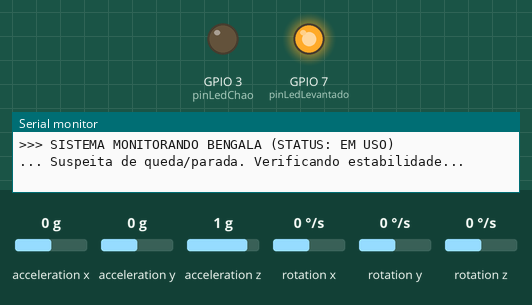
The sketch below on a simulated ESP32-S3. Shown: output pins drawn as LEDs (lit = HIGH), the last lines printed to the serial monitor. The inputs (shaded band) are chosen by the test bench; at power-on: acceleration x 0 g, acceleration y 0 g, acceleration z 1 g, rotation x 0 °/s, rotation y 0 °/s, rotation z 0 °/s.

Above: at 1.2 s.
1.3 s: acceleration x set to -1.4 g
At 3.39 s:
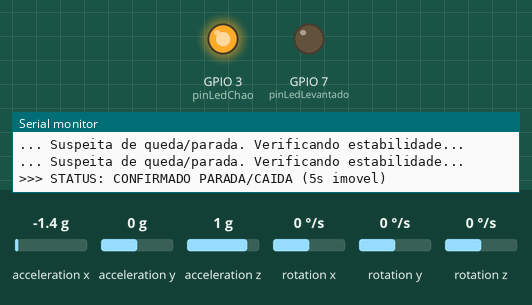
4.3 s: acceleration x set to -0.8 g
7.3 s: acceleration x set to 0 g
10.3 s: acceleration y set to -1.4 g
At 11.6 s:
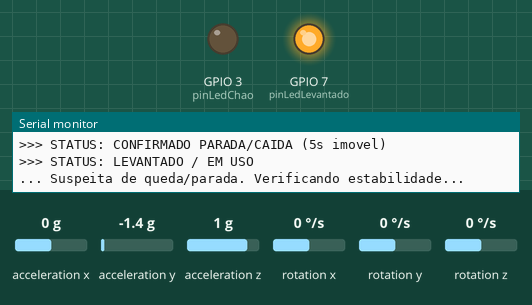
Timing chart, 0 to 13.9 s (numbered marks = the images above; inputs shaded):
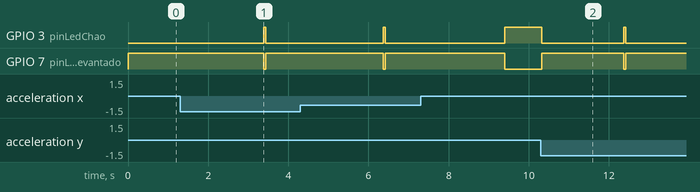

Measured:
- after the input at 1.3 s, GPIO 3 (pinLedChao): LOW → HIGH after 2.1 s instead of 0.75 s; GPIO 7 (pinLedLevantado): HIGH → LOW after 2.1 s instead of 0.75 s
- after the input at 10.3 s, GPIO 3 (pinLedChao): HIGH → LOW at once, → HIGH 2.1 s later, → LOW 0.05 s later; GPIO 7 (pinLedLevantado): LOW → HIGH at once, → LOW 2.1 s later, → HIGH 0.05 s later

The sketch:

TESTE_MMA845X.ino
```cpp
#include <Wire.h>
#include "SparkFun_MMA8452Q.h"

MMA8452Q accel;
/*

pino led chao = 3
pino led levantado = 7

*/


const int pinLedChao = 3;
const int pinLedLevantado = 7;

bool estaNoChao = false;
bool emSuspeitaDeQueda = false;

unsigned long tempoInicioParado = 0;
const long tempoNecessarioParado = 2000; // 5 segundos

// Variáveis para sentir tremor/movimento
float ultX = 0, ultY = 0, ultZ = 0;

void setup() {
  Serial.begin(9600);
  pinMode(pinLedChao, OUTPUT);
  pinMode(pinLedLevantado, OUTPUT);

  if (accel.begin(Wire, 0x1C) == false) {
    Serial.println("Erro I2C 0x1C!");
    while (1);
  }

  // Começa assumindo que está sendo usada (De pé)
  digitalWrite(pinLedChao, LOW);
  digitalWrite(pinLedLevantado, HIGH);
  Serial.println(">>> SISTEMA MONITORANDO BENGALA (STATUS: EM USO)");
}

void loop() {
  if (accel.available()) {
    accel.read();

    float m = sqrt(pow(accel.cx, 2) + pow(accel.cy, 2) + pow(accel.cz, 2));
    float variacaoEixos = abs(accel.cx - ultX) + abs(accel.cy - ultY) + abs(accel.cz - ultZ);
    unsigned long tempoAtual = millis();

    // --- LÓGICA DE DETECÇÃO DE QUEDA/PARADA ---
    if (!estaNoChao) {
      // Se houver um impacto OU o sensor estiver muito parado (repouso absoluto)
      if (m > 1.4 || variacaoEixos < 0.04) {
        if (!emSuspeitaDeQueda) {
          emSuspeitaDeQueda = true;
          tempoInicioParado = tempoAtual; // Começa a contar os 5 segundos
          Serial.println("... Suspeita de queda/parada. Verificando estabilidade...");
        }

        // Se passar 5 segundos imóvel
        if (tempoAtual - tempoInicioParado >= tempoNecessarioParado) {
          estaNoChao = true;
          emSuspeitaDeQueda = false;
          digitalWrite(pinLedChao, HIGH);
          digitalWrite(pinLedLevantado, LOW);
          Serial.println(">>> STATUS: CONFIRMADO PARADA/CAIDA (5s imovel)");
        }
      }
      // Se houver movimento significativo durante a contagem, cancela a suspeita
      if (variacaoEixos > 0.10) {
        emSuspeitaDeQueda = false;
      }
    }

    // --- LÓGICA PARA LEVANTAR (INSTANTÂNEO) ---
    else {
      // Se detectar tremor de mão ou mudança de ângulo, levanta na hora
      if (abs(m - 1.0) > 0.15 || variacaoEixos > 0.08) {
        estaNoChao = false;
        emSuspeitaDeQueda = false;
        digitalWrite(pinLedChao, LOW);
        digitalWrite(pinLedLevantado, HIGH);
        Serial.println(">>> STATUS: LEVANTADO / EM USO");
      }
    }

    // Salva posição para o próximo ciclo
    ultX = accel.cx;
    ultY = accel.cy;
    ultZ = accel.cz;
  }
  delay(50); // Delay para o delta de eixos ser perceptível
}
```
